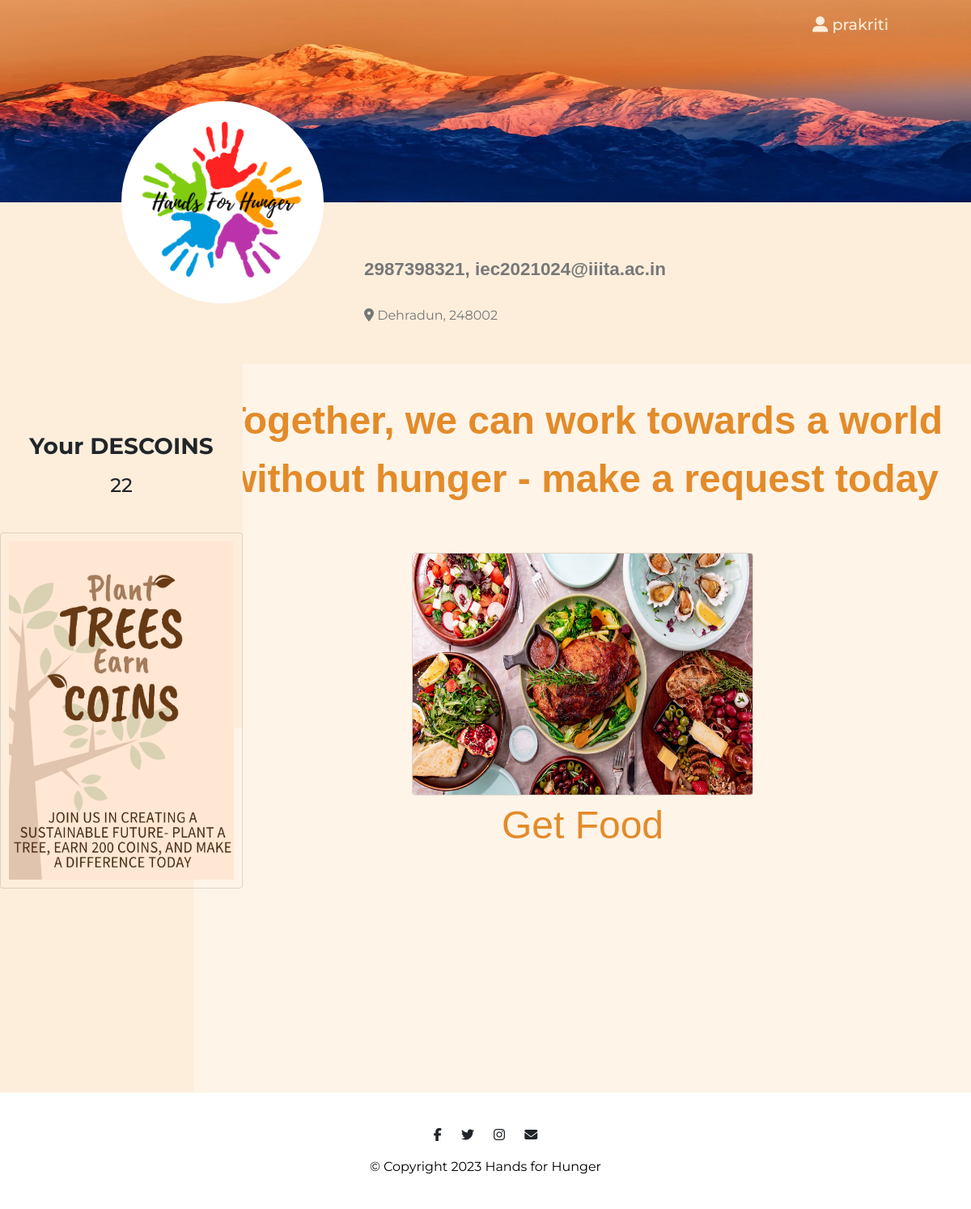
Before: /ngo_home/ (signed in) with the older database file.
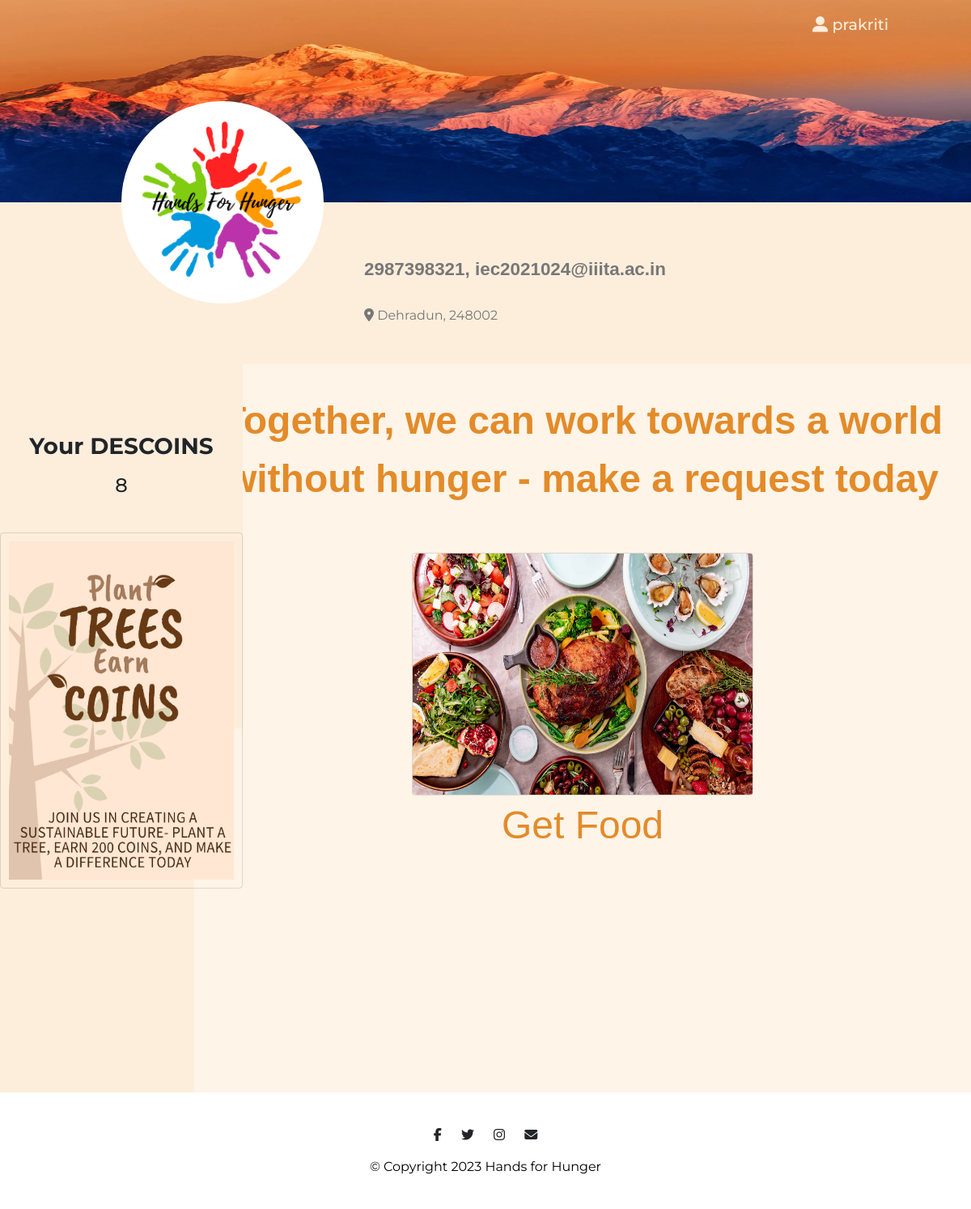
After: the same page with the newer database file.
### inventory/models.py (models this page shows, shortened)
class donor(AbstractUser):
    donor_name = models.CharField(max_length=MAX_LENGTH)
    email = models.EmailField(max_length=MAX_LENGTH)
    phone_no = models.CharField(max_length=SMALL_MAX_LENGTH)
    descoins = models.PositiveBigIntegerField(default=DONOR_DESCOINS)
    is_ngo = models.BooleanField(default=False)
    longitude = models.DecimalField(
        decimal_places=DECIMAL_MAX_LENGTH, max_digits=SMALL_MAX_LENGTH, null=True
    )
    latitude = models.DecimalField(
        decimal_places=DECIMAL_MAX_LENGTH, max_digits=SMALL_MAX_LENGTH, null=True
    )
    pincode = models.ForeignKey(pincode, on_delete=models.CASCADE, null=True)
    groups = models.ManyToManyField(Group, related_name=DONOR_GP)
    user_permissions = models.ManyToManyField(Permission, related_name=DONOR_PERMISSION)
    objects = DonorManager()

class pincode(models.Model):
    code = models.IntegerField()
    city = models.CharField(max_length=MAX_LENGTH)
    state = models.CharField(max_length=MAX_LENGTH)

### auth1/views.py (the view)
# urls.py: path("ngo_home/", ngo_home, name="ngo_home"),
def ngo_home(request):
    return render(request, NGO_HOME_URL)

### auth1/templates/n_h.html (shortened to what this page needs)
{% load static %}
<!DOCTYPE html>
<html>
  <head>
    <link
      rel="stylesheet"
      href="https://cdn.jsdelivr.net/npm/bootstrap@4.6.2/dist/css/bootstrap.min.css"
    />
    <link rel="stylesheet" href="{% static 'css/styles1.css' %}" />
  </head>
  <body>
    <section id="title-img">
      <div class="title row row-2">
        <div class="parent col-lg-12">
          <div class="inside container-fluid">
            <nav class="navbar navbar-expand-lg navbar-dark">
              <div class="collapse navbar-collapse" id="navbarSupportedContent">
                <ul class="navbar-nav ml-auto">
                  <li class="nav-item">
                    <div class="dropdown">
                      <button class="nav-link dropbtn">
                        <i class="fas fa-user-alt"></i> {{ user.username }}
                      </button>
                    </div>
                  </li>
                </ul>
              </div>
            </nav>
          </div>
          <img
            class="image1 title-image"
            height="250px"
            src="\static/images\mountain.jpeg"
            alt="mountain-mockup"
          />
          <img
            class="image2"
            id="pp"
            src="\static/images/Hands For Hunger.png"
            alt="Profile pic"
          />
          <h3 class="prof">{{ user.phone_no}}, {{ user.email}}</h3>
          <h4 class="addr">
            <i class="fas fa-map-marker-alt"></i> {{ user.pincode.city }}, {{  user.pincode.code }}
          </h4>
        </div>
      </div>
    </section>
    <section id="middle">
      <div class="mid float-container">
        <div class="float-child-1">
          <div class="data">
            <div class="ach top-ach">
              <h3>Your DESCOINS</h3>
              <h4>{{user.descoins}}</h4>
              <br />
              <img
                class="card"
                src="\static\images\Plants.png"
                alt="food"
                style="width: 300px; height: 440px; padding: 10px"
              />
            </div>
          </div>
        </div>
        <div class="float-child-2">
          <div class="tab">
            <button
              class="tablinks active"
              onclick="openopt(event, 'Donation Request')"
            ></button>
          </div>
          <div id="Donation Request" class="tabcontent active">
            <div class="container-right row row-1">
              <h1 class="qn">
                Together, we can work towards a world without hunger - make a
                request today
              </h1>
              <div class="column">
                <a href="{% url 'donations_list' %}">
                  <img
                    class="card single_card"
                    src="\static/images/ca1.png"
                    alt="food"
                    style="width: 50%; margin-left: 25%; margin-right: 25%"
                  />
                  <div class="imgb">
                    <button class="imgButton1">Get Food</button>
                  </div>
                </a>
              </div>
            </div>
          </div>
        </div>
      </div>
    </section>
    <footer class="white-section" id="footer">
      <div class="container-fluid-1">
        <i class="social-icon fab fa-facebook-f"></i>
        <i class="social-icon fab fa-twitter"></i>
        <i class="social-icon fab fa-instagram"></i>
        <i class="social-icon fas fa-envelope"></i>
        <p>© Copyright 2023 Hands for Hunger</p>
      </div>
    </footer>
  </body>
</html>

Changed rows visible on the page:
changed donor "iec2021024@iiita.ac.in": descoins "22" → "8"
